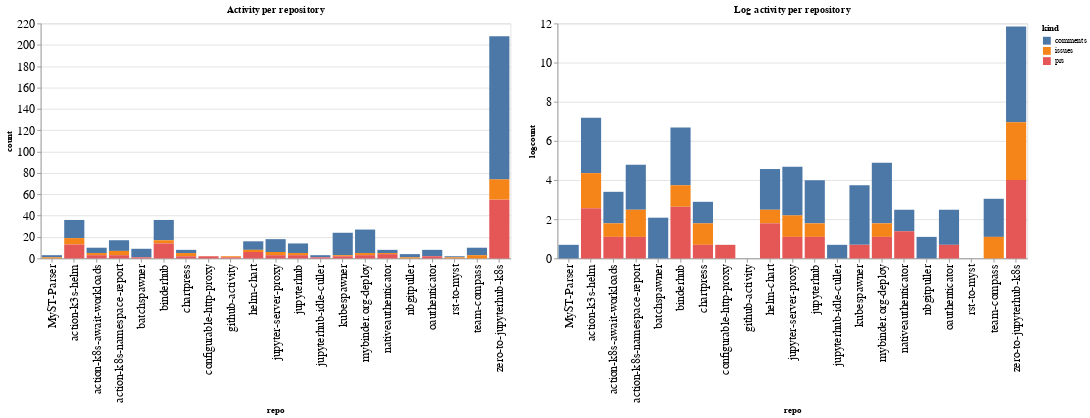

The cell this chart's notebook holds for it:
### Code cell
ch1 = alt.Chart(repo_summaries, width=600, title="Activity per repository").mark_bar().encode(
    x='repo',
    y='count',
    color='kind',
    tooltip="kind"
)

ch2 = alt.Chart(repo_summaries, width=600, title="Log activity per repository").mark_bar().encode(
    x='repo',
    y='logcount',
    color='kind',
    tooltip="kind"
)

ch1 | ch2

### Figure 1 — Vega-Lite specification as saved in the notebook (floating-point values rounded to 4 significant figures)
{"config": {"axisLeft": {"labelFontSize": 15}, "axisBottom": {"labelFontSize": 15}}, "hconcat": [{"mark": "bar", "encoding": {"color": {"type": "nominal", "field": "kind"}, "tooltip": {"type": "nominal", "field": "kind"}, "x": {"type": "nominal", "field": "repo"}, "y": {"type": "quantitative", "field": "count"}}, "title": "Activity per repository", "width": 600}, {"mark": "bar", "encoding": {"color": {"type": "nominal", "field": "kind"}, "tooltip": {"type": "nominal", "field": "kind"}, "x": {"type": "nominal", "field": "repo"}, "y": {"type": "quantitative", "field": "logcount"}}, "title": "Log activity per repository", "width": 600}], "data": {"name": "data-7774c92591722e55c1ab7178bd4d2006"}, "$schema": "https://vega.github.io/schema/vega-lite/v4.8.1.json", "datasets": {"data-7774c92591722e55c1ab7178bd4d2006": [{"repo": "MyST-Parser", "kind": "comments", "count": 2, "logcount": 0.6931}, {"repo": "MyST-Parser", "kind": "issues", "count": 1, "logcount": 0.0}, {"repo": "action-k3s-helm", "kind": "comments", "count": 17, "logcount": 2.833}, {"repo": "action-k3s-helm", "kind": "issues", "count": 6, "logcount": 1.792}, {"repo": "action-k3s-helm", "kind": "prs", "count": 13, "logcount": 2.565}, {"repo": "action-k8s-await-workloads", "kind": "comments", "count": 5, "logcount": 1.609}, {"repo": "action-k8s-await-workloads", "kind": "issues", "count": 2, "logcount": 0.6931}, {"repo": "action-k8s-await-workloads", "kind": "prs", "count": 3, "logcount": 1.099}, {"repo": "action-k8s-namespace-report", "kind": "comments", "count": 10, "logcount": 2.303}, {"repo": "action-k8s-namespace-report", "kind": "issues", "count": 4, "logcount": 1.386}, {"repo": "action-k8s-namespace-report", "kind": "prs", "count": 3, "logcount": 1.099}, {"repo": "batchspawner", "kind": "comments", "count": 8, "logcount": 2.079}, {"repo": "batchspawner", "kind": "prs", "count": 1, "logcount": 0.0}, {"repo": "binderhub", "kind": "comments", "count": 19, "logcount": 2.944}, {"repo": "binderhub", "kind": "issues", "count": 3, "logcount": 1.099}, {"repo": "binderhub", "kind": "prs", "count": 14, "logcount": 2.639}, {"repo": "chartpress", "kind": "comments", "count": 3, "logcount": 1.099}, {"repo": "chartpress", "kind": "issues", "count": 3, "logcount": 1.099}, {"repo": "chartpress", "kind": "prs", "count": 2, "logcount": 0.6931}, {"repo": "configurable-http-proxy", "kind": "prs", "count": 2, "logcount": 0.6931}, {"repo": "github-activity", "kind": "issues", "count": 1, "logcount": 0.0}, {"repo": "github-activity", "kind": "prs", "count": 1, "logcount": 0.0}, {"repo": "helm-chart", "kind": "comments", "count": 8, "logcount": 2.079}, {"repo": "helm-chart", "kind": "issues", "count": 2, "logcount": 0.6931}, {"repo": "helm-chart", "kind": "prs", "count": 6, "logcount": 1.792}, {"repo": "jupyter-server-proxy", "kind": "comments", "count": 12, "logcount": 2.485}, {"repo": "jupyter-server-proxy", "kind": "issues", "count": 3, "logcount": 1.099}, {"repo": "jupyter-server-proxy", "kind": "prs", "count": 3, "logcount": 1.099}, {"repo": "jupyterhub", "kind": "comments", "count": 9, "logcount": 2.197}, {"repo": "jupyterhub", "kind": "issues", "count": 2, "logcount": 0.6931}, {"repo": "jupyterhub", "kind": "prs", "count": 3, "logcount": 1.099}, {"repo": "jupyterhub-idle-culler", "kind": "comments", "count": 2, "logcount": 0.6931}, {"repo": "jupyterhub-idle-culler", "kind": "prs", "count": 1, "logcount": 0.0}, {"repo": "kubespawner", "kind": "comments", "count": 21, "logcount": 3.045}, {"repo": "kubespawner", "kind": "issues", "count": 1, "logcount": 0.0}, {"repo": "kubespawner", "kind": "prs", "count": 2, "logcount": 0.6931}, {"repo": "mybinder.org-deploy", "kind": "comments", "count": 22, "logcount": 3.091}, {"repo": "mybinder.org-deploy", "kind": "issues", "count": 2, "logcount": 0.6931}, {"repo": "mybinder.org-deploy", "kind": "prs", "count": 3, "logcount": 1.099}, {"repo": "nativeauthenticator", "kind": "comments", "count": 3, "logcount": 1.099}, {"repo": "nativeauthenticator", "kind": "issues", "count": 1, "logcount": 0.0}, {"repo": "nativeauthenticator", "kind": "prs", "count": 4, "logcount": 1.386}, {"repo": "nbgitpuller", "kind": "comments", "count": 3, "logcount": 1.099}, {"repo": "nbgitpuller", "kind": "issues", "count": 1, "logcount": 0.0}, {"repo": "oauthenticator", "kind": "comments", "count": 6, "logcount": 1.792}, {"repo": "oauthenticator", "kind": "prs", "count": 2, "logcount": 0.6931}, {"repo": "rst-to-myst", "kind": "comments", "count": 1, "logcount": 0.0}, {"repo": "rst-to-myst", "kind": "issues", "count": 1, "logcount": 0.0}, {"repo": "team-compass", "kind": "comments", "count": 7, "logcount": 1.946}, {"repo": "team-compass", "kind": "issues", "count": 3, "logcount": 1.099}, {"repo": "zero-to-jupyterhub-k8s", "kind": "comments", "count": 134, "logcount": 4.898}, {"repo": "zero-to-jupyterhub-k8s", "kind": "issues", "count": 19, "logcount": 2.944}, {"repo": "zero-to-jupyterhub-k8s", "kind": "prs", "count": 55, "logcount": 4.007}]}}
